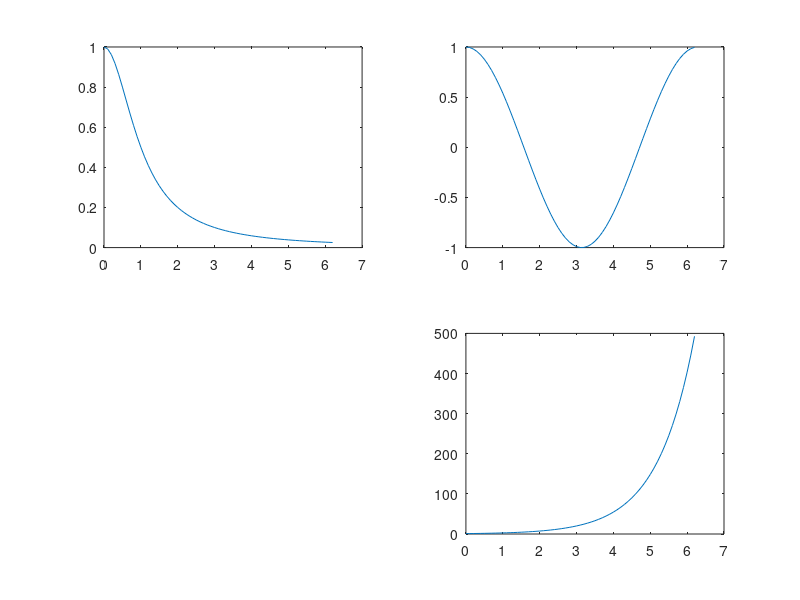

Reproduce this figure in MATLAB.
t = 0:.1:2*pi;
subplot(2,2,1)  % 2x2  1st place
plot(t,sin(t))
subplot(2,2,2)  %2x2  2nd place
plot(t,cos(t))
subplot(2,2,4)
plot(t,exp(t))
subplot(2,2,1)  % overwrite picture 1
plot(t,1./(1+t.^2))